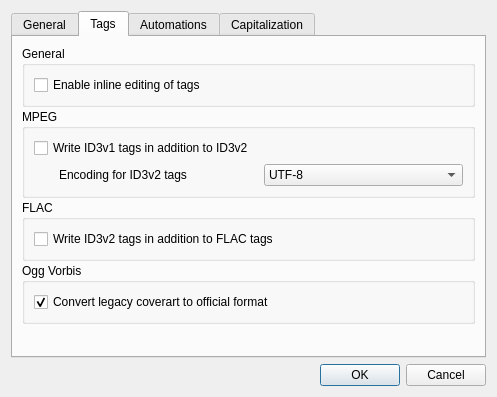
<?xml version="1.0" encoding="UTF-8"?>
<ui version="4.0">
 <class>SettingsDialog</class>
 <widget class="QDialog" name="SettingsDialog">
  <property name="geometry">
   <rect>
    <x>0</x>
    <y>0</y>
    <width>497</width>
    <height>397</height>
   </rect>
  </property>
  <property name="windowTitle">
   <string>Settings</string>
  </property>
  <layout class="QVBoxLayout" name="verticalLayout">
   <item>
    <widget class="QTabWidget" name="tabs">
     <property name="tabPosition">
      <enum>QTabWidget::North</enum>
     </property>
     <property name="currentIndex">
      <number>1</number>
     </property>
     <widget class="QWidget" name="tab">
      <attribute name="title">
       <string>General</string>
      </attribute>
      <layout class="QVBoxLayout" name="verticalLayout_6">
       <property name="spacing">
        <number>2</number>
       </property>
       <item>
        <widget class="QGroupBox" name="groupBox">
         <property name="title">
          <string>Stuff</string>
         </property>
         <layout class="QVBoxLayout" name="verticalLayout_2">
          <item>
           <layout class="QHBoxLayout" name="horizontalLayout">
            <item>
             <widget class="QLabel" name="label">
              <property name="text">
               <string>Startup directory</string>
              </property>
             </widget>
            </item>
            <item>
             <widget class="QLineEdit" name="prefDefaultLocation"/>
            </item>
           </layout>
          </item>
          <item>
           <widget class="QCheckBox" name="prefScanSubDirs">
            <property name="text">
             <string>Scan subdirectories by default</string>
            </property>
           </widget>
          </item>
          <item>
           <widget class="QCheckBox" name="prefDimSubDirs">
            <property name="text">
             <string>Dim background of files in subdirectories</string>
            </property>
           </widget>
          </item>
         </layout>
        </widget>
       </item>
       <item>
        <widget class="QGroupBox" name="groupBox_2">
         <property name="title">
          <string>Filenames</string>
         </property>
         <layout class="QVBoxLayout" name="verticalLayout_5">
          <item>
           <widget class="QCheckBox" name="prefSafeFileNames">
            <property name="toolTip">
             <string>Removes illegal characters from filenames. Useful for portable media players etc.</string>
            </property>
            <property name="text">
             <string>Use FAT-compatible filenames</string>
            </property>
           </widget>
          </item>
          <item>
           <widget class="QCheckBox" name="prefLowerCaseExtension">
            <property name="toolTip">
             <string>Convert filename extensions to either lower-case or upper-case</string>
            </property>
            <property name="text">
             <string>Lower-case filetype extensions</string>
            </property>
            <property name="checked">
             <bool>true</bool>
            </property>
           </widget>
          </item>
          <item>
           <layout class="QHBoxLayout" name="horizontalLayout_8">
            <property name="leftMargin">
             <number>25</number>
            </property>
            <property name="rightMargin">
             <number>0</number>
            </property>
            <property name="bottomMargin">
             <number>0</number>
            </property>
            <item>
             <widget class="QLabel" name="label_7">
              <property name="text">
               <string>Pad numbers in filenames to width</string>
              </property>
             </widget>
            </item>
            <item>
             <widget class="QSpinBox" name="prefPadFileNumbers">
              <property name="enabled">
               <bool>true</bool>
              </property>
              <property name="minimum">
               <number>1</number>
              </property>
              <property name="maximum">
               <number>4</number>
              </property>
              <property name="value">
               <number>2</number>
              </property>
             </widget>
            </item>
            <item>
             <spacer name="horizontalSpacer_9">
              <property name="orientation">
               <enum>Qt::Horizontal</enum>
              </property>
              <property name="sizeHint" stdset="0">
               <size>
                <width>40</width>
                <height>20</height>
               </size>
              </property>
             </spacer>
            </item>
           </layout>
          </item>
          <item>
           <widget class="QLabel" name="label_6">
            <property name="font">
             <font>
              <pointsize>8</pointsize>
             </font>
            </property>
            <property name="text">
             <string>Affects capital symbols: %D, %M, %N</string>
            </property>
            <property name="indent">
             <number>35</number>
            </property>
           </widget>
          </item>
         </layout>
        </widget>
       </item>
       <item>
        <spacer name="verticalSpacer">
         <property name="orientation">
          <enum>Qt::Vertical</enum>
         </property>
         <property name="sizeHint" stdset="0">
          <size>
           <width>20</width>
           <height>40</height>
          </size>
         </property>
        </spacer>
       </item>
      </layout>
     </widget>
     <widget class="QWidget" name="tab_2">
      <attribute name="title">
       <string>Tags</string>
      </attribute>
      <layout class="QVBoxLayout" name="verticalLayout_10">
       <property name="spacing">
        <number>2</number>
       </property>
       <item>
        <widget class="QGroupBox" name="groupBox_3">
         <property name="title">
          <string>General</string>
         </property>
         <layout class="QVBoxLayout" name="verticalLayout_7">
          <item>
           <widget class="QCheckBox" name="prefEditTagsInline">
            <property name="toolTip">
             <string>&lt;html&gt;&lt;head/&gt;&lt;body&gt;&lt;p&gt;Allow tags to be edited inline in the list of found tracks&lt;/p&gt;&lt;/body&gt;&lt;/html&gt;</string>
            </property>
            <property name="text">
             <string>Enable inline editing of tags</string>
            </property>
           </widget>
          </item>
         </layout>
        </widget>
       </item>
       <item>
        <widget class="QGroupBox" name="groupBox_4">
         <property name="title">
          <string>MPEG</string>
         </property>
         <layout class="QVBoxLayout" name="verticalLayout_8">
          <item>
           <widget class="QCheckBox" name="prefMpegId3v1">
            <property name="text">
             <string>Write ID3v1 tags in addition to ID3v2</string>
            </property>
           </widget>
          </item>
          <item>
           <layout class="QHBoxLayout" name="horizontalLayout_6">
            <property name="leftMargin">
             <number>25</number>
            </property>
            <property name="topMargin">
             <number>0</number>
            </property>
            <item>
             <widget class="QLabel" name="label_4">
              <property name="text">
               <string>Encoding for ID3v2 tags</string>
              </property>
             </widget>
            </item>
            <item>
             <widget class="QComboBox" name="prefId3v2Encoding">
              <property name="currentIndex">
               <number>0</number>
              </property>
              <item>
               <property name="text">
                <string>UTF-8</string>
               </property>
              </item>
              <item>
               <property name="text">
                <string>ISO-8859-1</string>
               </property>
              </item>
             </widget>
            </item>
           </layout>
          </item>
         </layout>
        </widget>
       </item>
       <item>
        <widget class="QGroupBox" name="groupBox_5">
         <property name="title">
          <string>FLAC</string>
         </property>
         <layout class="QVBoxLayout" name="verticalLayout_9">
          <item>
           <widget class="QCheckBox" name="prefFlacId3v2">
            <property name="text">
             <string>Write ID3v2 tags in addition to FLAC tags</string>
            </property>
           </widget>
          </item>
         </layout>
        </widget>
       </item>
       <item>
        <widget class="QGroupBox" name="groupBox_6">
         <property name="title">
          <string>Ogg Vorbis</string>
         </property>
         <layout class="QVBoxLayout" name="verticalLayout_11">
          <item>
           <widget class="QCheckBox" name="prefConvertVorbisLegacyCovers">
            <property name="text">
             <string>Convert legacy coverart to official format</string>
            </property>
            <property name="checked">
             <bool>true</bool>
            </property>
           </widget>
          </item>
         </layout>
        </widget>
       </item>
       <item>
        <spacer name="verticalSpacer_2">
         <property name="orientation">
          <enum>Qt::Vertical</enum>
         </property>
         <property name="sizeHint" stdset="0">
          <size>
           <width>20</width>
           <height>40</height>
          </size>
         </property>
        </spacer>
       </item>
      </layout>
     </widget>
     <widget class="QWidget" name="tab_4">
      <attribute name="title">
       <string>Automations</string>
      </attribute>
      <layout class="QVBoxLayout" name="verticalLayout_13">
       <item>
        <layout class="QHBoxLayout" name="horizontalLayout_10">
         <item>
          <widget class="QCheckBox" name="prefScaleCovers">
           <property name="text">
            <string>Scale pictures to</string>
           </property>
          </widget>
         </item>
         <item>
          <widget class="QSpinBox" name="prefScaleWidth">
           <property name="enabled">
            <bool>false</bool>
           </property>
           <property name="minimum">
            <number>50</number>
           </property>
           <property name="maximum">
            <number>1000</number>
           </property>
           <property name="singleStep">
            <number>10</number>
           </property>
           <property name="value">
            <number>100</number>
           </property>
          </widget>
         </item>
         <item>
          <widget class="QLabel" name="label_10">
           <property name="text">
            <string>x</string>
           </property>
          </widget>
         </item>
         <item>
          <widget class="QSpinBox" name="prefScaleHeight">
           <property name="enabled">
            <bool>false</bool>
           </property>
           <property name="frame">
            <bool>true</bool>
           </property>
           <property name="minimum">
            <number>50</number>
           </property>
           <property name="maximum">
            <number>1000</number>
           </property>
           <property name="singleStep">
            <number>10</number>
           </property>
           <property name="value">
            <number>100</number>
           </property>
          </widget>
         </item>
         <item>
          <widget class="QLabel" name="label_11">
           <property name="text">
            <string>px</string>
           </property>
          </widget>
         </item>
         <item>
          <spacer name="horizontalSpacer_10">
           <property name="orientation">
            <enum>Qt::Horizontal</enum>
           </property>
           <property name="sizeHint" stdset="0">
            <size>
             <width>40</width>
             <height>20</height>
            </size>
           </property>
          </spacer>
         </item>
        </layout>
       </item>
       <item>
        <widget class="QCheckBox" name="prefConvertUnderScores">
         <property name="text">
          <string>Convert underscores to spaces in filenames</string>
         </property>
         <property name="checked">
          <bool>true</bool>
         </property>
        </widget>
       </item>
       <item>
        <widget class="QCheckBox" name="prefTrimWhiteSpace">
         <property name="text">
          <string>Trim consecutive whitespace in tags and filenames</string>
         </property>
         <property name="checked">
          <bool>true</bool>
         </property>
        </widget>
       </item>
       <item>
        <widget class="QCheckBox" name="prefDeleteOrphans">
         <property name="toolTip">
          <string>Directories that are left empty after moving files will be deleted</string>
         </property>
         <property name="text">
          <string>Remove directories left empty by file operations</string>
         </property>
        </widget>
       </item>
       <item>
        <widget class="QCheckBox" name="prefParseDiscNumber">
         <property name="text">
          <string>Remove disc number from album tag</string>
         </property>
        </widget>
       </item>
       <item>
        <widget class="QLabel" name="label_12">
         <property name="font">
          <font>
           <pointsize>8</pointsize>
          </font>
         </property>
         <property name="text">
          <string>Searches for &quot;(Disc %d)&quot; and &quot;(CD %d)&quot;</string>
         </property>
         <property name="indent">
          <number>35</number>
         </property>
        </widget>
       </item>
       <item>
        <spacer name="verticalSpacer_3">
         <property name="orientation">
          <enum>Qt::Vertical</enum>
         </property>
         <property name="sizeHint" stdset="0">
          <size>
           <width>20</width>
           <height>40</height>
          </size>
         </property>
        </spacer>
       </item>
      </layout>
     </widget>
     <widget class="QWidget" name="tab_3">
      <attribute name="title">
       <string>Capitalization</string>
      </attribute>
      <layout class="QVBoxLayout" name="verticalLayout_3">
       <item>
        <widget class="QLabel" name="label_5">
         <property name="text">
          <string>Capitalization rules will be applied to title, artist and album fields</string>
         </property>
        </widget>
       </item>
       <item>
        <layout class="QVBoxLayout" name="verticalLayout_4">
         <item>
          <widget class="QLabel" name="label_3">
           <property name="font">
            <font>
             <weight>75</weight>
             <bold>true</bold>
            </font>
           </property>
           <property name="text">
            <string>Words to ignore</string>
           </property>
          </widget>
         </item>
         <item>
          <widget class="QTextEdit" name="prefCapitalizeNever">
           <property name="html">
            <string>&lt;!DOCTYPE HTML PUBLIC &quot;-//W3C//DTD HTML 4.0//EN&quot; &quot;http://www.w3.org/TR/REC-html40/strict.dtd&quot;&gt;
&lt;html&gt;&lt;head&gt;&lt;meta name=&quot;qrichtext&quot; content=&quot;1&quot; /&gt;&lt;style type=&quot;text/css&quot;&gt;
p, li { white-space: pre-wrap; }
&lt;/style&gt;&lt;/head&gt;&lt;body style=&quot; font-family:'Cantarell'; font-size:9pt; font-weight:400; font-style:normal;&quot;&gt;
&lt;p style=&quot; margin-top:0px; margin-bottom:0px; margin-left:0px; margin-right:0px; -qt-block-indent:0; text-indent:0px;&quot;&gt;&lt;span style=&quot; font-size:10pt;&quot;&gt;a, an, the, and, but, or, nor, at, by, for, from, in, into, of, off, on, onto, out, over, to, up, with, as&lt;/span&gt;&lt;/p&gt;&lt;/body&gt;&lt;/html&gt;</string>
           </property>
          </widget>
         </item>
        </layout>
       </item>
       <item>
        <widget class="QCheckBox" name="prefCapitalizeRomanNumerals">
         <property name="text">
          <string>Capitalize Roman numerals</string>
         </property>
        </widget>
       </item>
      </layout>
     </widget>
    </widget>
   </item>
   <item>
    <widget class="QDialogButtonBox" name="buttonBox">
     <property name="orientation">
      <enum>Qt::Horizontal</enum>
     </property>
     <property name="standardButtons">
      <set>QDialogButtonBox::Cancel|QDialogButtonBox::Ok</set>
     </property>
    </widget>
   </item>
  </layout>
 </widget>
 <tabstops>
  <tabstop>tabs</tabstop>
  <tabstop>prefDefaultLocation</tabstop>
  <tabstop>prefScanSubDirs</tabstop>
  <tabstop>prefDimSubDirs</tabstop>
  <tabstop>prefSafeFileNames</tabstop>
  <tabstop>prefLowerCaseExtension</tabstop>
  <tabstop>prefPadFileNumbers</tabstop>
  <tabstop>buttonBox</tabstop>
  <tabstop>prefMpegId3v1</tabstop>
  <tabstop>prefId3v2Encoding</tabstop>
  <tabstop>prefFlacId3v2</tabstop>
  <tabstop>prefConvertVorbisLegacyCovers</tabstop>
  <tabstop>prefScaleCovers</tabstop>
  <tabstop>prefScaleWidth</tabstop>
  <tabstop>prefScaleHeight</tabstop>
  <tabstop>prefConvertUnderScores</tabstop>
  <tabstop>prefTrimWhiteSpace</tabstop>
  <tabstop>prefDeleteOrphans</tabstop>
  <tabstop>prefParseDiscNumber</tabstop>
  <tabstop>prefCapitalizeNever</tabstop>
  <tabstop>prefCapitalizeRomanNumerals</tabstop>
 </tabstops>
 <resources/>
 <connections>
  <connection>
   <sender>buttonBox</sender>
   <signal>accepted()</signal>
   <receiver>SettingsDialog</receiver>
   <slot>accept()</slot>
   <hints>
    <hint type="sourcelabel">
     <x>248</x>
     <y>254</y>
    </hint>
    <hint type="destinationlabel">
     <x>157</x>
     <y>274</y>
    </hint>
   </hints>
  </connection>
  <connection>
   <sender>buttonBox</sender>
   <signal>rejected()</signal>
   <receiver>SettingsDialog</receiver>
   <slot>reject()</slot>
   <hints>
    <hint type="sourcelabel">
     <x>316</x>
     <y>260</y>
    </hint>
    <hint type="destinationlabel">
     <x>286</x>
     <y>274</y>
    </hint>
   </hints>
  </connection>
  <connection>
   <sender>prefScaleCovers</sender>
   <signal>toggled(bool)</signal>
   <receiver>prefScaleHeight</receiver>
   <slot>setEnabled(bool)</slot>
   <hints>
    <hint type="sourcelabel">
     <x>85</x>
     <y>64</y>
    </hint>
    <hint type="destinationlabel">
     <x>265</x>
     <y>64</y>
    </hint>
   </hints>
  </connection>
  <connection>
   <sender>prefScaleCovers</sender>
   <signal>toggled(bool)</signal>
   <receiver>prefScaleWidth</receiver>
   <slot>setEnabled(bool)</slot>
   <hints>
    <hint type="sourcelabel">
     <x>85</x>
     <y>64</y>
    </hint>
    <hint type="destinationlabel">
     <x>185</x>
     <y>64</y>
    </hint>
   </hints>
  </connection>
 </connections>
</ui>
